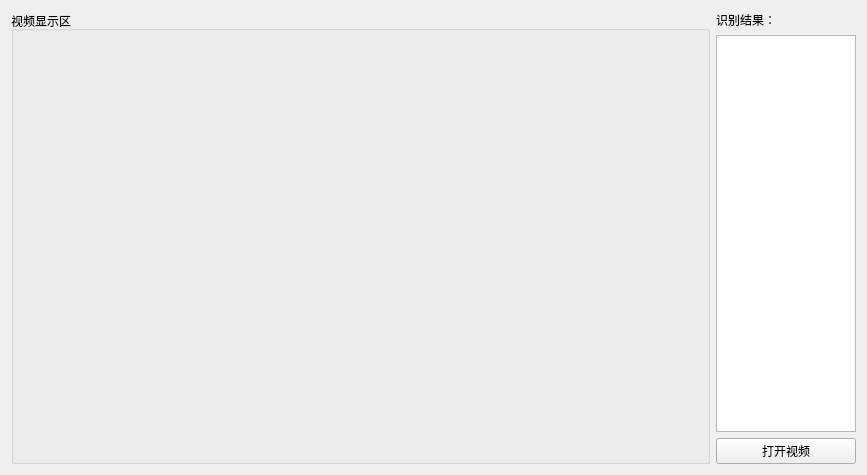
<?xml version="1.0" encoding="UTF-8"?>
<ui version="4.0">
 <class>MainWindow</class>
 <widget class="QMainWindow" name="MainWindow">
  <property name="geometry">
   <rect>
    <x>0</x>
    <y>0</y>
    <width>867</width>
    <height>475</height>
   </rect>
  </property>
  <property name="windowTitle">
   <string>MainWindow</string>
  </property>
  <widget class="QWidget" name="centralWidget">
   <layout class="QGridLayout" name="gridLayout_2">
    <item row="0" column="0">
     <layout class="QHBoxLayout" name="horizontalLayout" stretch="5,1">
      <item>
       <widget class="QGroupBox" name="groupBoxVideo">
        <property name="title">
         <string>视频显示区</string>
        </property>
        <layout class="QGridLayout" name="gridLayout">
         <item row="0" column="0">
          <widget class="PaintLabel" name="labelVideo">
           <property name="text">
            <string/>
           </property>
          </widget>
         </item>
        </layout>
       </widget>
      </item>
      <item>
       <layout class="QVBoxLayout" name="verticalLayout_2">
        <item>
         <widget class="QLabel" name="label">
          <property name="text">
           <string>识别结果：</string>
          </property>
         </widget>
        </item>
        <item>
         <widget class="QTextEdit" name="textEdit"/>
        </item>
        <item>
         <widget class="QPushButton" name="btnOpenVideo">
          <property name="sizePolicy">
           <sizepolicy hsizetype="Preferred" vsizetype="Minimum">
            <horstretch>0</horstretch>
            <verstretch>0</verstretch>
           </sizepolicy>
          </property>
          <property name="maximumSize">
           <size>
            <width>16777215</width>
            <height>30</height>
           </size>
          </property>
          <property name="text">
           <string>打开视频</string>
          </property>
         </widget>
        </item>
       </layout>
      </item>
     </layout>
    </item>
   </layout>
  </widget>
 </widget>
 <layoutdefault spacing="6" margin="11"/>
 <customwidgets>
  <customwidget>
   <class>PaintLabel</class>
   <extends>QLabel</extends>
   <header location="global">paintlabel.h</header>
  </customwidget>
 </customwidgets>
 <resources/>
 <connections/>
</ui>
